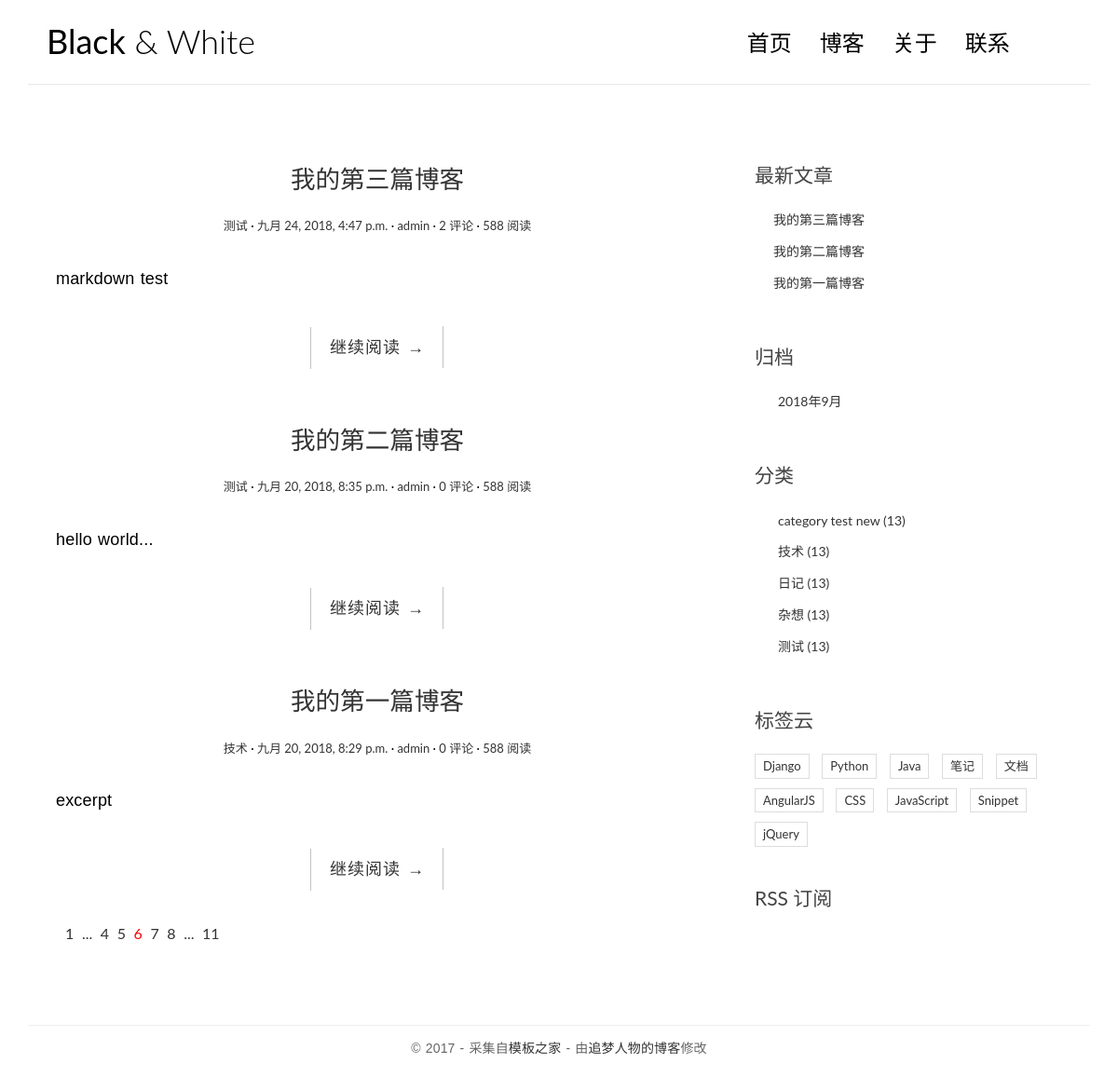
The page / on the database its author committed.
### blog/models.py (models this page shows, shortened)
class Post(models.Model):
    title = models.CharField(max_length=100)
    body = models.TextField()
    create_time = models.DateTimeField()
    modified_time = models.DateTimeField()
    excerpt = models.CharField(max_length=200,blank = True)
    category = models.ForeignKey(Category, on_delete=models.CASCADE)
    tag = models.ManyToManyField(Tag, blank = True)
    author = models.ForeignKey(User, on_delete=models.CASCADE)
    def get_absolute_url(self):
        return reverse('blog:detail',kwargs = {'pk':self.pk})
    class Meta:
        ordering = ['-create_time','title']

class Category(models.Model):
    name = models.CharField(max_length=100)
    def __str__(self):
        return self.name

### blog/views.py (the view)
# urls.py: url(r'^$',views.index,name = 'index'),
def index(request):
    post_list = Post.objects.all()
    return render(request,'blog/index.html',context = {'post_list':post_list})

### blog/templatetags/blog_tags.py (called while the page is built)
@register.simple_tag
def get_recent_posts(num=5):
    return Post.objects.all().order_by('-create_time')[:num]

@register.simple_tag
def get_archives():
    return Post.objects.dates('create_time','month',order = 'DESC')

@register.simple_tag
def get_categories():
    return Category.objects.all()

### templates/blog/index.html
{% extends 'base.html'%}
{% block main %}
    {% for post in post_list %}
        <article class="post post-{{ post.pk }}">
            <header sclass="entry-header">
                <h1 class="entry-title">
                    <a href="{{ post.get_absolute_url }}">{{post.title}}</a>
                </h1>
                <div class="entry-meta">
                    <span class="post-category"><a href="{% url 'blog:category' post.category.pk %}">{{post.category}}</a></span>
                    <span class="post-date"><a href="#"><time class="entry-date"
                                                                datetime="{{post.create_time}}">{{post.create_time}}</time></a></span>
                    <span class="post-author"><a href="#">{{post.author}}</a></span>
                    <span class="comments-link"><a href="{{ post.get_absolute_url }}">{{ post.comment_set.count }} 评论</a></span>
                    <span class="views-count"><a href="#">588 阅读</a></span>
                </div>
            </header>
            <div class="entry-content clearfix">
                <p>{{post.excerpt}}</p>
                <div class="read-more cl-effect-14">
                    <a href="{{ post.get_absolute_url }}" class="more-link">继续阅读 <span class="meta-nav">→</span></a>
                </div>
            </div>
        </article>
    {% empty %}
        <div class = "no-post">暂时还没有发布文章！</div>
    {% endfor %}
        <div class="pagination">
            <ul>
                <li><a href="">1</a></li>
                <li><a href="">...</a></li>
                <li><a href="">4</a></li>
                <li><a href="">5</a></li>
                <li class="current"><a href="">6</a></li>
                <li><a href="">7</a></li>
                <li><a href="">8</a></li>
                <li><a href="">...</a></li>
                <li><a href="">11</a></li>
            </ul>
        </div>
{% endblock main %}

### templates/base.html (shortened to what this page needs)
{% load staticfiles %}
{% load blog_tags %}
<!DOCTYPE html>
<html>
<head>
    <link rel="stylesheet" href="{% static 'blog/css/bootstrap.min.css' %}">
    <link rel="stylesheet" href="http://code.ionicframework.com/ionicons/2.0.1/css/ionicons.min.css">
    <link rel="stylesheet" href="{% static 'blog/css/pace.css' %}">
    <link rel="stylesheet" href="{% static 'blog/css/custom.css' %}">
</head>
<body>
<div class="container">
    <header id="site-header">
        <div class="row">
            <div class="col-md-4 col-sm-5 col-xs-8">
                <div class="logo">
                    <h1><a href="{% url 'blog:index'%}"><b>Black</b> &amp; White</a></h1>
                </div>
            </div>
            <div class="col-md-8 col-sm-7 col-xs-4">
                <nav class="main-nav" role="navigation">
                    <div class="collapse navbar-collapse" id="bs-example-navbar-collapse-1">
                        <ul class="nav navbar-nav navbar-right">
                            <li class="cl-effect-11"><a href="{% url 'blog:index' %}" data-hover="首页">首页</a></li>
                            <li class="cl-effect-11"><a href="full-width.html" data-hover="博客">博客</a></li>
                            <li class="cl-effect-11"><a href="about.html" data-hover="关于">关于</a></li>
                            <li class="cl-effect-11"><a href="contact.html" data-hover="联系">联系</a></li>
                        </ul>
                    </div>
                </nav>
            </div>
        </div>
    </header>
</div>
<div class="content-body">
    <div class="container">
        <div class="row">
            <main class="col-md-8">
                {% block main %}
                {% endblock main %}
            </main>
            <aside class="col-md-4">
                <div class="widget widget-recent-posts">
                    {% get_recent_posts as recent_post_list %}
                    <h3 class="widget-title">最新文章</h3>
                    <ul>
                        {% for post in recent_post_list %}
                        <li>
                            <a href="{{ post.get_absolute_url }}">{{post.title}}</a>
                        </li>
                        {% empty %}
                        暂无文章！
                        {% endfor %}
                    </ul>
                </div>
                <div class="widget widget-archives">
                    {% get_archives as date_list %}
                    <h3 class="widget-title">归档</h3>
                    <ul>
                        {% for date in date_list%}
                        <li>
                            <a href="{% url 'blog:archives' date.year date.month %}">{{ date.year }}年{{ date.month }}月</a>
                        </li>
                        {% empty %}
                        暂无文章！
                        {% endfor %}
                    </ul>
                </div>
                <div class="widget widget-category">
                    {% get_categories as category_list %}
                    <h3 class="widget-title">分类</h3>
                    <ul>
                        {% for category in category_list %}
                        <li>
                            <a href="{% url 'blog:category' category.pk %}">{{category.name}} <span class="post-count">(13)</span></a>
                        </li>
                        {% empty %}
                        暂无文章！
                        {% endfor %}
                    </ul>
                </div>
                <div class="widget widget-tag-cloud">
                    <h3 class="widget-title">标签云</h3>
                    <ul>
                        <li>
                            <a href="#">Django</a>
                        </li>
                        <li>
                            <a href="#">Python</a>
                        </li>
                        <li>
                            <a href="#">Java</a>
                        </li>
                        <li>
                            <a href="#">笔记</a>
                        </li>
                        <li>
                            <a href="#">文档</a>
                        </li>
                        <li>
                            <a href="#">AngularJS</a>
                        </li>
                        <li>
                            <a href="#">CSS</a>
                        </li>
                        <li>
                            <a href="#">JavaScript</a>
                        </li>
                        <li>
                            <a href="#">Snippet</a>
                        </li>
                        <li>
                            <a href="#">jQuery</a>
                        </li>
                    </ul>
                </div>
                <div class="rss">
                    <a href=""> RSS 订阅</a>
                </div>
            </aside>
        </div>
    </div>
</div>
<footer id="site-footer">
    <div class="container">
        <div class="row">
            <div class="col-md-12">
                <p class="copyright">&copy 2017 - 采集自<a href="http://www.cssmoban.com/"
                                                        target="_blank" title="模板之家">模板之家</a>
                    - 由<a href="http://zmrenwu.com/" title="网页模板" target="_blank">追梦人物的博客</a>修改
                </p>
            </div>
        </div>
    </div>
</footer>
</body>
</html>

### static/blog/css/custom.css (style rules this page uses)
* { outline: none; }
h1, h2, h3, h4, h5, h6 { margin-top: 0; }
b { font-weight: 400; }
a { color: #333; }
body { color: #444; font-family: 'Lato', sans-serif; }
p { font-family: 'Ubuntu', sans-serif; font-weight: 400; word-spacing: 1px; letter-spacing: 0.01em; }
#site-header { background-color: #FFF; padding: 25px 20px; margin-bottom: 40px; border-bottom: 1px solid #e7e7e7; }
.logo h1 a { color: #000; }
.logo h1 { margin: 0; font-family: 'Lato', sans-serif; font-weight: 300; }
.main-nav { margin-top: 11px; max-width: 95%; }
.main-nav a { color: #000000 !important; padding: 0 0 5px 0 !important; margin-right: 30px; font-family: 'Lato', sans-serif; font-weight: 300; font-size: 24px; }
.cl-effect-11 a { padding: 10px 0; color: #0972b4; text-shadow: none; }
.cl-effect-11 a::before { position: absolute; top: 0; left: 0; overflow: hidden; padding: 0 0 5px 0 !important; max-width: 0; border-bottom: 1px solid #000; color: #000; content: attr(data-hover); white-space: nowrap; -webkit-transition: max-width 0.5s; -moz-transition: max-width 0.5s; transition: max-width 0.5s; }
.content-body { padding-bottom: 4em; }
.post { background: #fff; padding: 30px 30px 0; }
.entry-title { text-align: center; font-size: 1.9em; margin-bottom: 20px; line-height: 1.6; padding: 10px 20px 0; }
.entry-meta { text-align: center; color: #DDDDDD; font-size: 13px; margin-bottom: 30px; }
.entry-content { font-size: 18px; line-height: 1.9; font-weight: 300; color: #000; }
.post-category::after, .post-date::after, .post-author::after, .comments-link::after { content: ' ·'; color: #000; }
.read-more { font-family: 'Ubuntu', sans-serif; font-weight: 400; word-spacing: 1px; letter-spacing: 0.01em; text-align: center; margin-top: 20px; }
.cl-effect-14 a { padding: 0 20px; height: 45px; line-height: 45px; position: relative; display: inline-block; margin: 15px 25px; letter-spacing: 1px; font-weight: 400; text-shadow: 0 0 1px rgba(255, 255, 255, 0.3); }
.cl-effect-14 a::before, .cl-effect-14 a::after { position: absolute; width: 45px; height: 1px; background: #C3C3C3; content: ''; -webkit-transition: all 0.3s; -moz-transition: all 0.3s; transition: all 0.3s; pointer-events: none; }
.cl-effect-14 a::before { top: 0; left: 0; -webkit-transform: rotate(90deg); -moz-transform: rotate(90deg); transform: rotate(90deg); -webkit-transform-origin: 0 0; -moz-transform-origin: 0 0; transform-origin: 0 0; }
.cl-effect-14 a::after { right: 0; bottom: 0; -webkit-transform: rotate(90deg); -moz-transform: rotate(90deg); transform: rotate(90deg); -webkit-transform-origin: 100% 0; -moz-transform-origin: 100% 0; transform-origin: 100% 0; }
.widget { background: #fff; padding: 30px 0 0; }
.widget-title { font-size: 1.5em; margin-bottom: 20px; line-height: 1.6; padding: 10px 0 0; font-weight: 400; }
.widget-recent-posts ul { padding: 0; margin: 0; padding-left: 20px; }
.widget-recent-posts ul li { list-style-type: none; position: relative; line-height: 170%; margin-bottom: 10px; }
.widget-recent-posts ul li::before { content: '\f3d3'; font-family: "Ionicons"; position: absolute; left: -17px; top: 3px; font-size: 16px; color: #000; }
.widget-archives ul { padding: 0; margin: 0; padding-left: 25px; }
.widget-archives ul li { list-style-type: none; position: relative; line-height: 170%; margin-bottom: 10px; }
.widget-archives ul li::before { content: '\f3f3'; font-family: "Ionicons"; position: absolute; left: -25px; top: 1px; font-size: 16px; color: #000; }
.widget-category ul { padding: 0; margin: 0; padding-left: 25px; }
.widget-category ul li { list-style-type: none; position: relative; line-height: 170%; margin-bottom: 10px; }
.widget-category ul li::before { content: '\f3fe'; font-family: "Ionicons"; position: absolute; left: -25px; top: 1px; font-size: 18px; color: #000; }
.widget-tag-cloud ul { padding: 0; margin: 0; margin-right: -10px; }
.widget-tag-cloud ul li { list-style-type: none; font-size: 13px; display: inline-block; margin-right: 10px; margin-bottom: 10px; padding: 3px 8px; border: 1px solid #ddd; }
.rss { font-size: 21px; margin-top: 30px; }
.rss a { color: #444; }
#site-footer { padding-top: 10px; padding: 0 0 1.5em 0; }
.copyright { text-align: center; padding-top: 1em; margin: 0; border-top: 1px solid #eee; color: #666; }
.pagination ul { list-style: none; }
.pagination ul li { display: inline-block; font-size: 16px; margin-right: 5px; }
.current a { color: red; }

### rows shown on the page
Post: title "我的第三篇博客", category "测试", create_time "九月 24, 2018, 4:47 p.m.", author "admin", comment_set.count "2", excerpt "markdown test"
Post: title "我的第二篇博客", category "测试", create_time "九月 20, 2018, 8:35 p.m.", author "admin", comment_set.count "0", excerpt "hello world..."
Post: title "我的第一篇博客", category "技术", create_time "九月 20, 2018, 8:29 p.m.", author "admin", comment_set.count "0", excerpt "excerpt"
Category: name "category test new"
Category: name "技术"
Category: name "日记"
Category: name "杂想"
Category: name "测试"

### other values the page prints
{{ date.year }} "2018"
{{ date.month }} "9"
